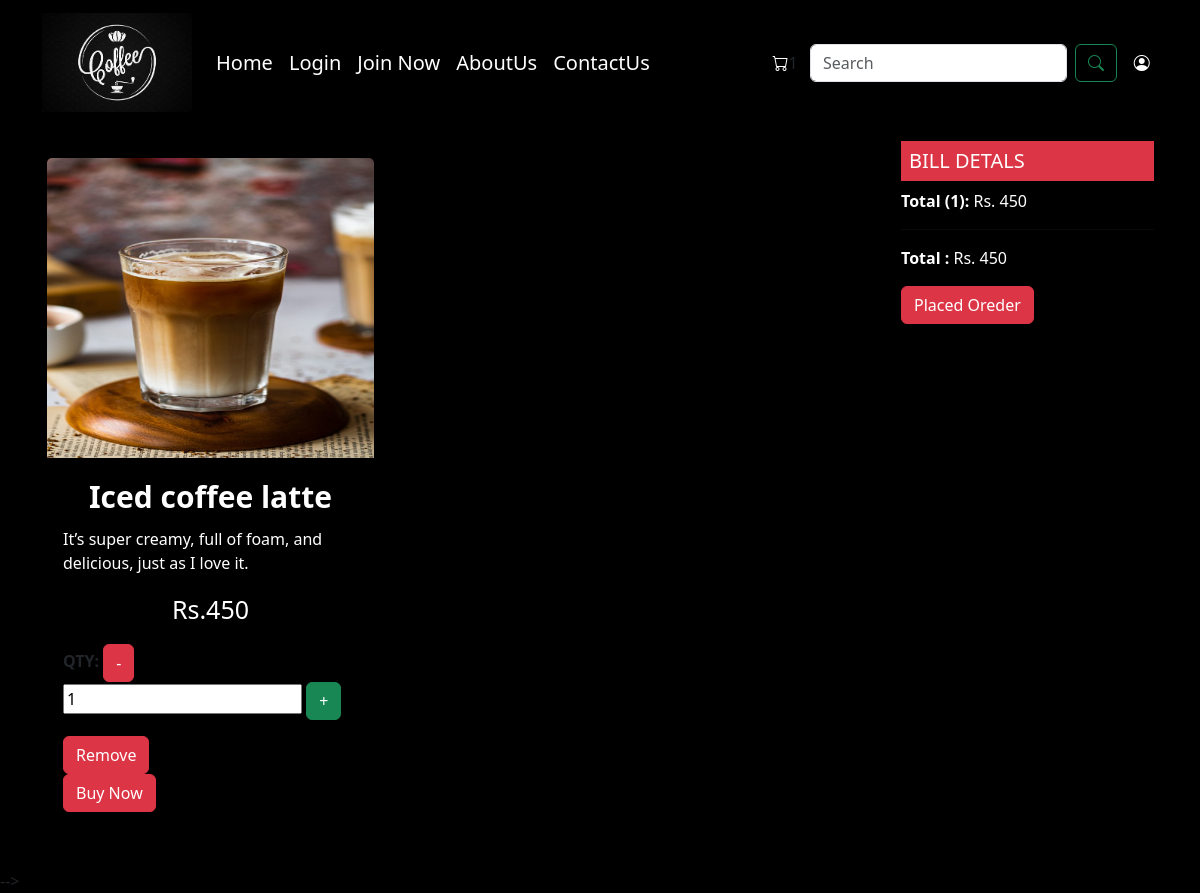
Page /cart/ on the committed database.
### coffeeapp/models.py (models this page shows)
class Cart(models.Model):
    coffee_id = models.ForeignKey(Coffee, on_delete=models.CASCADE)
    qty = models.PositiveIntegerField(default=0)
    userid = models.ForeignKey(User, on_delete=models.CASCADE,null=True, blank=True)

class Coffee(models.Model):
    coffee_id = models.IntegerField(primary_key=True)
    coffee_name = models.CharField(max_length=55)
    type = (("Coffee", "Coffee"), ("Dessert", "Dessert"), ("Sancks", "Sancks"))
    category = models.CharField(max_length=100, choices=type, default="")
    desc = models.TextField(max_length=255)
    price = models.IntegerField()
    image = models.ImageField(upload_to="pics")
    objects = models.Manager()
    prod = CustomManager()

### coffeeapp/views.py (the view)
# urls.py: path("cart/", views.cart, name="cart"),
def cart(req):
    if req.user.is_authenticated:
        username = req.user.username
        allcarts = Cart.objects.filter(userid=req.user.id)
        total_price = 0
        for x in allcarts:
            total_price += x.coffee_id.price * x.qty
        length = len(allcarts)
        context = {
            "cart_items": allcarts,
            "total": total_price,
            "items": length,
            "username": username,
        }
        return render(req, "cart.html", context)
    else:
        allcarts = Cart.objects.filter(userid=req.user.id)
        total_price = 0
        for x in allcarts:
            total_price += x.coffee_id.price * x.qty
        length = len(allcarts)
        context = {
            "cart_items": allcarts,
            "total": total_price,
            "items": length,
        }
        return render(req, "cart.html", context)

### templates/cart.html
{% include 'header.html' %}
<div class="container">
    <div class="row">
        <div class="col-md-9 p-3">
            <div class="row">
                {% for item in cart_items %}
                <div class="col-md-5 mb-4" style="background-color: black;">
                    <div class="card h-80" style="background-color: black;">
                        <div class="col-12 mt-3" style="background-color: black;">
                            <img src="{{item.coffee_id.image.url}}" class="card-img-top" alt="{{item.coffee_id.coffee_name}}" width="300px" height="300px"
                                width="50px" height="80px">
                        </div>
                        <div class="card-body">
                            <center>
                                <p class="card-title text-white" style="font-size: 30px;"><b>{{item.coffee_id.coffee_name}}</b></p>
                            </center>
                                <p class="card-text text-white">{{item.coffee_id.desc}}</p>
                            <center>
                                <p  style="padding-bottom: 15px; font-size: 25px;" class="card-text text-white" >Rs.{{item.coffee_id.price}}</p>
                            </center>
                            <p>
                                <strong>QTY:</strong>
                                <a href="/updateqty/0/{{item.coffee_id.coffee_id}}"><button class="btn btn-danger">-</button></a>
                                <input type="number" value="{{item.qty}}">
                                <a href="/updateqty/1/{{item.coffee_id.coffee_id}}"><button class="btn btn-success">+</button></a>
                            </p>
                            <div class="row">
                                <div class="">
                                    <a href="/remove_from_cart/{{item.coffee_id.coffee_id}}" class="btn btn-danger">Remove</a>
                                </div>
                                <div class="col-md-6">
                                    <a href="{% url 'placeorder' %}" class="btn btn-danger">Buy Now</a>
                                </div>
                            </div>
                        </div>
                    </div>
                </div>
                {% endfor %}
            </div>
            </div>
        <div class="col-md-3  p-3" style="background-color: black;">
            <h5 class="bg-danger text-white p-2">BILL DETALS</h5>
            <p class="text-white"><strong>Total ({{items}}):</strong> Rs. {{total}}</p>
            <hr>
            <p class="text-white"><strong>Total :</strong> Rs. {{total}} </p>
            <a href="{% url 'placeorder' %}"><button class="btn btn-danger">Placed Oreder</button></a>
        </div>
    </div>
    </div>

### rows in the picture
Cart: coffee_id.image (picture), coffee_id.coffee_name "Iced coffee latte", coffee_id.desc "It’s super creamy, full of foam, and delicious, just as I love it.", coffee_id.price "450", qty "1"

### other values in the picture
{{ cart_items|length }} "1"
{{ items }} "1"
{{ total }} "450"
